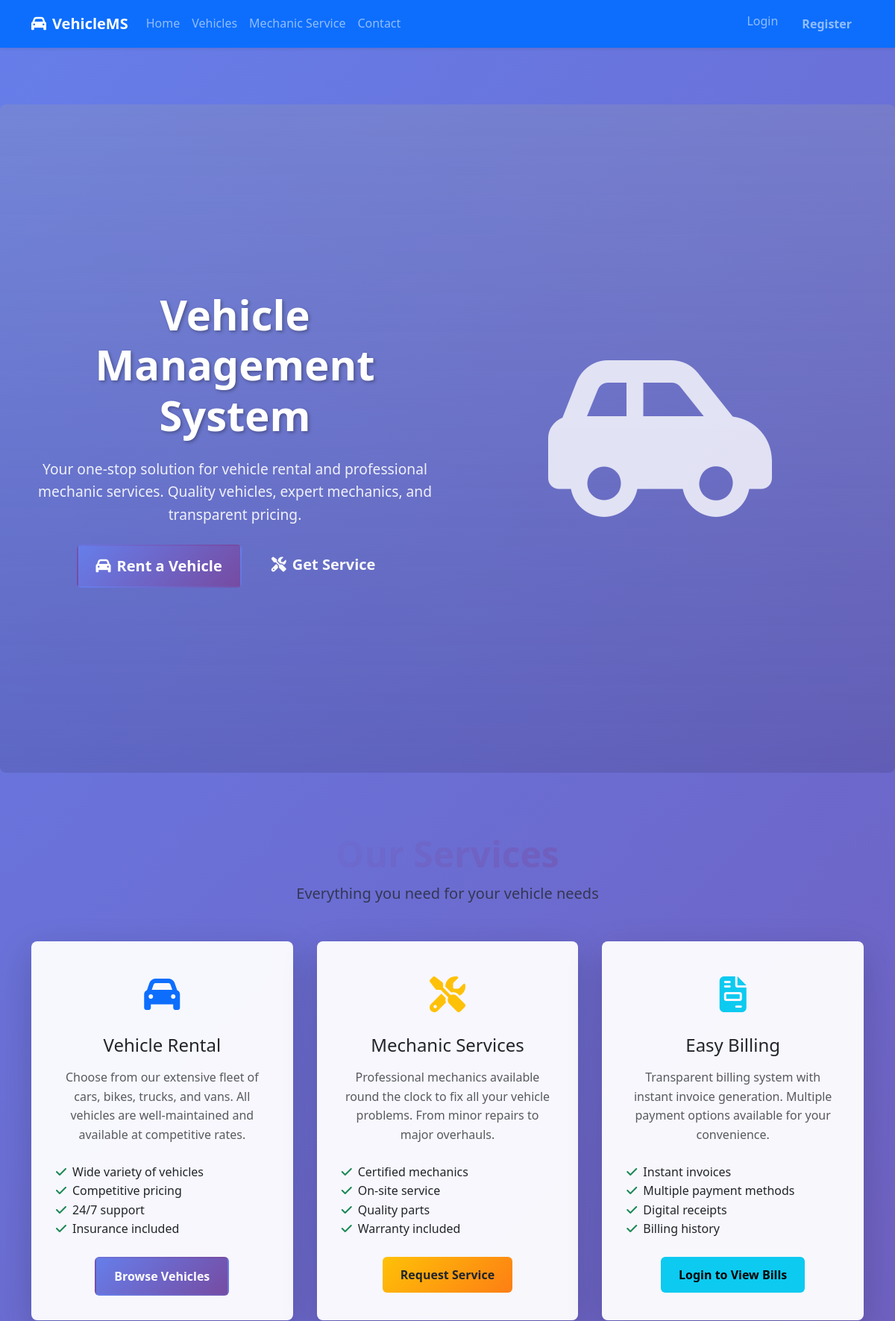
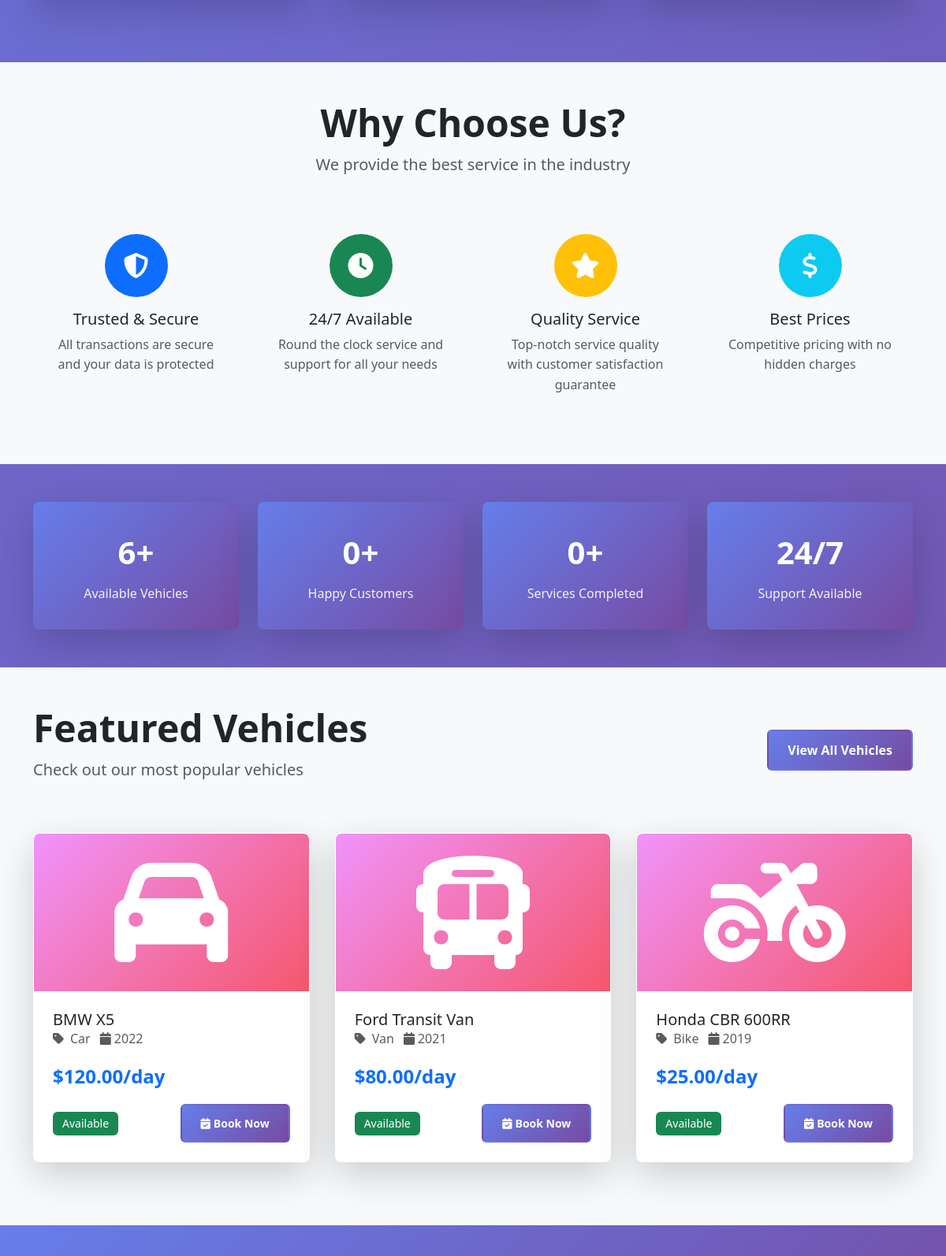
The page / (upper part) on the database its author committed (2 pictures, top to bottom).
### tables this page shows
CREATE TABLE vehicles (
    id INT AUTO_INCREMENT PRIMARY KEY,
    vehicle_name VARCHAR(100) NOT NULL,
    vehicle_type ENUM('car', 'bike', 'truck', 'van', 'bus') NOT NULL,
    brand VARCHAR(50),
    model VARCHAR(50),
    year INT,
    license_plate VARCHAR(20) UNIQUE,
    rent_price DECIMAL(10,2) NOT NULL,
    status ENUM('available', 'rented', 'maintenance') DEFAULT 'available',
    image VARCHAR(255),
    description TEXT,
    created_at TIMESTAMP DEFAULT CURRENT_TIMESTAMP,
    updated_at TIMESTAMP DEFAULT CURRENT_TIMESTAMP ON UPDATE CURRENT_TIMESTAMP
);

### index.php (the view, shortened to what this page needs)
<?php
require_once 'includes/header.php';
?>
<div class="container-fluid p-0">
    <section class="hero bg-gradient text-white text-center py-5">
        <div class="container">
            <div class="row align-items-center min-vh-100">
                <div class="col-lg-6">
                    <h1 class="display-4 fw-bold mb-4 fade-in">
                        Vehicle Management System
                    </h1>
                    <p class="lead mb-4 fade-in">
                        Your one-stop solution for vehicle rental and professional mechanic services.
                        Quality vehicles, expert mechanics, and transparent pricing.
                    </p>
                    <div class="d-flex flex-column flex-md-row gap-3 justify-content-center fade-in">
                        <a href="vehicles.php" class="btn btn-primary btn-lg px-4">
                            <i class="fas fa-car me-2"></i>Rent a Vehicle
                        </a>
                        <a href="mechanic_service.php" class="btn btn-outline-light btn-lg px-4">
                            <i class="fas fa-tools me-2"></i>Get Service
                        </a>
                    </div>
                </div>
                <div class="col-lg-6">
                    <div class="hero-image fade-in">
                        <i class="fas fa-car-side" style="font-size: 15rem; opacity: 0.8;"></i>
                    </div>
                </div>
            </div>
        </div>
    </section>
</div>
<section class="py-5">
    <div class="container">
        <div class="text-center mb-5">
            <h2 class="display-5 fw-bold text-gradient">Our Services</h2>
            <p class="lead text-muted">Everything you need for your vehicle needs</p>
        </div>
        <div class="service-grid">
            <div class="service-card">
                <div class="service-icon">
                    <i class="fas fa-car text-primary"></i>
                </div>
                <h3 class="h4 mb-3">Vehicle Rental</h3>
                <p class="text-muted mb-4">
                    Choose from our extensive fleet of cars, bikes, trucks, and vans.
                    All vehicles are well-maintained and available at competitive rates.
                </p>
                <ul class="list-unstyled text-start mb-4">
                    <li><i class="fas fa-check text-success me-2"></i>Wide variety of vehicles</li>
                    <li><i class="fas fa-check text-success me-2"></i>Competitive pricing</li>
                    <li><i class="fas fa-check text-success me-2"></i>24/7 support</li>
                    <li><i class="fas fa-check text-success me-2"></i>Insurance included</li>
                </ul>
                <a href="vehicles.php" class="btn btn-primary">Browse Vehicles</a>
            </div>
            <div class="service-card">
                <div class="service-icon">
                    <i class="fas fa-tools text-warning"></i>
                </div>
                <h3 class="h4 mb-3">Mechanic Services</h3>
                <p class="text-muted mb-4">
                    Professional mechanics available round the clock to fix all your vehicle problems.
                    From minor repairs to major overhauls.
                </p>
                <ul class="list-unstyled text-start mb-4">
                    <li><i class="fas fa-check text-success me-2"></i>Certified mechanics</li>
                    <li><i class="fas fa-check text-success me-2"></i>On-site service</li>
                    <li><i class="fas fa-check text-success me-2"></i>Quality parts</li>
                    <li><i class="fas fa-check text-success me-2"></i>Warranty included</li>
                </ul>
                <a href="mechanic_service.php" class="btn btn-warning">Request Service</a>
            </div>
            <div class="service-card">
                <div class="service-icon">
                    <i class="fas fa-file-invoice text-info"></i>
                </div>
                <h3 class="h4 mb-3">Easy Billing</h3>
                <p class="text-muted mb-4">
                    Transparent billing system with instant invoice generation.
                    Multiple payment options available for your convenience.
                </p>
                <ul class="list-unstyled text-start mb-4">
                    <li><i class="fas fa-check text-success me-2"></i>Instant invoices</li>
                    <li><i class="fas fa-check text-success me-2"></i>Multiple payment methods</li>
                    <li><i class="fas fa-check text-success me-2"></i>Digital receipts</li>
                    <li><i class="fas fa-check text-success me-2"></i>Billing history</li>
                </ul>
                <?php if (isLoggedIn()): ?>
                    <a href="<?php echo ($_SESSION['role'] === 'admin') ? 'admin/' : 'user/'; ?>dashboard.php" class="btn btn-info">View Bills</a>
                <?php else: ?>
                    <a href="login.php" class="btn btn-info">Login to View Bills</a>
                <?php endif; ?>
            </div>
        </div>
    </div>
</section>
<section class="py-5 bg-light">
    <div class="container">
        <div class="text-center mb-5">
            <h2 class="display-5 fw-bold">Why Choose Us?</h2>
            <p class="lead text-muted">We provide the best service in the industry</p>
        </div>
        <div class="row g-4">
            <div class="col-md-6 col-lg-3">
                <div class="text-center p-4">
                    <div class="bg-primary text-white rounded-circle d-inline-flex align-items-center justify-content-center mb-3" style="width: 80px; height: 80px;">
                        <i class="fas fa-shield-alt fa-2x"></i>
                    </div>
                    <h5>Trusted & Secure</h5>
                    <p class="text-muted">All transactions are secure and your data is protected</p>
                </div>
            </div>
            <div class="col-md-6 col-lg-3">
                <div class="text-center p-4">
                    <div class="bg-success text-white rounded-circle d-inline-flex align-items-center justify-content-center mb-3" style="width: 80px; height: 80px;">
                        <i class="fas fa-clock fa-2x"></i>
                    </div>
                    <h5>24/7 Available</h5>
                    <p class="text-muted">Round the clock service and support for all your needs</p>
                </div>
            </div>
            <div class="col-md-6 col-lg-3">
                <div class="text-center p-4">
                    <div class="bg-warning text-white rounded-circle d-inline-flex align-items-center justify-content-center mb-3" style="width: 80px; height: 80px;">
                        <i class="fas fa-star fa-2x"></i>
                    </div>
                    <h5>Quality Service</h5>
                    <p class="text-muted">Top-notch service quality with customer satisfaction guarantee</p>
                </div>
            </div>
            <div class="col-md-6 col-lg-3">
                <div class="text-center p-4">
                    <div class="bg-info text-white rounded-circle d-inline-flex align-items-center justify-content-center mb-3" style="width: 80px; height: 80px;">
                        <i class="fas fa-dollar-sign fa-2x"></i>
                    </div>
                    <h5>Best Prices</h5>
                    <p class="text-muted">Competitive pricing with no hidden charges</p>
                </div>
            </div>
        </div>
    </div>
</section>
<section class="py-5">
    <div class="container">
        <div class="row g-4">
            <div class="col-md-3 col-sm-6">
                <div class="stat-card text-center">
                    <div class="stat-number"><?php echo count(getAvailableVehicles()); ?>+</div>
                    <div class="stat-label">Available Vehicles</div>
                </div>
            </div>
            <div class="col-md-3 col-sm-6">
                <div class="stat-card text-center">
                    <div class="stat-number"><?php echo count(getAllBookings()); ?>+</div>
                    <div class="stat-label">Happy Customers</div>
                </div>
            </div>
            <div class="col-md-3 col-sm-6">
                <div class="stat-card text-center">
                    <div class="stat-number"><?php echo count(getAllServices()); ?>+</div>
                    <div class="stat-label">Services Completed</div>
                </div>
            </div>
            <div class="col-md-3 col-sm-6">
                <div class="stat-card text-center">
                    <div class="stat-number">24/7</div>
                    <div class="stat-label">Support Available</div>
                </div>
            </div>
        </div>
    </div>
</section>
<section class="py-5 bg-light">
    <div class="container">
        <div class="d-flex justify-content-between align-items-center mb-5">
            <div>
                <h2 class="display-5 fw-bold">Featured Vehicles</h2>
                <p class="lead text-muted">Check out our most popular vehicles</p>
            </div>
            <a href="vehicles.php" class="btn btn-primary">View All Vehicles</a>
        </div>
        <div class="vehicle-grid">
            <?php
            $featuredVehicles = array_slice(getAvailableVehicles(), 0, 3);
            foreach ($featuredVehicles as $vehicle):
            ?>
            <div class="vehicle-card">
                <div class="vehicle-image">
                    <?php if ($vehicle['image']): ?>
                        <img src="uploads/vehicles/<?php echo htmlspecialchars($vehicle['image']); ?>"
                             alt="<?php echo htmlspecialchars($vehicle['vehicle_name']); ?>"
                             class="w-100 h-100 object-fit-cover">
                    <?php else: ?>
                        <i class="fas fa-<?php
                            echo $vehicle['vehicle_type'] === 'car' ? 'car' :
                                ($vehicle['vehicle_type'] === 'bike' ? 'motorcycle' :
                                ($vehicle['vehicle_type'] === 'truck' ? 'truck' : 'bus'));
                        ?> fa-3x"></i>
                    <?php endif; ?>
                </div>
                <div class="vehicle-info">
                    <h5 class="card-title"><?php echo htmlspecialchars($vehicle['vehicle_name']); ?></h5>
                    <p class="text-muted">
                        <i class="fas fa-tag me-2"></i><?php echo ucfirst($vehicle['vehicle_type']); ?>
                        <?php if ($vehicle['year']): ?>
                            <span class="ms-2"><i class="fas fa-calendar me-1"></i><?php echo $vehicle['year']; ?></span>
                        <?php endif; ?>
                    </p>
                    <div class="price"><?php echo formatCurrency($vehicle['rent_price']); ?>/day</div>
                    <div class="d-flex justify-content-between align-items-center mt-3">
                        <?php echo getStatusBadge($vehicle['status']); ?>
                        <?php if ($vehicle['status'] === 'available'): ?>
                            <a href="vehicles.php?vehicle=<?php echo $vehicle['id']; ?>" class="btn btn-primary btn-sm">
                                <i class="fas fa-calendar-check me-1"></i>Book Now
                            </a>
                        <?php else: ?>
                            <button class="btn btn-secondary btn-sm" disabled>
                                <i class="fas fa-ban me-1"></i>Not Available
                            </button>
                        <?php endif; ?>
                    </div>
                </div>
            </div>
            <?php endforeach; ?>
        </div>
    </div>
</section>
<section class="py-5 text-white" style="background: var(--gradient-primary);">
</section>
<?php
require_once 'includes/footer.php';
?>

### includes/functions.php (shortened to what this page needs)
<?php
require_once __DIR__ . '/../config/database.php';
function isLoggedIn() {
    return isset($_SESSION['user_id']);
}
function getAvailableVehicles() {
    global $pdo;
    $stmt = $pdo->query("SELECT * FROM vehicles WHERE status = 'available' ORDER BY vehicle_name");
    return $stmt->fetchAll(PDO::FETCH_ASSOC);
}
function getAllBookings() {
    global $pdo;
    $stmt = $pdo->query("
        SELECT b.*, u.name as user_name, u.email, v.vehicle_name, v.vehicle_type
        FROM bookings b
        JOIN users u ON b.user_id = u.id
        JOIN vehicles v ON b.vehicle_id = v.id
        ORDER BY b.created_at DESC
    ");
    return $stmt->fetchAll(PDO::FETCH_ASSOC);
}
function getAllServices() {
    global $pdo;
    $stmt = $pdo->query("
        SELECT s.*, u.name as customer_name, u.email as customer_email, u.phone as customer_phone,
               m.user_id as mechanic_user_id, mu.name as mechanic_name
        FROM services s
        JOIN users u ON s.user_id = u.id
        LEFT JOIN mechanics m ON s.mechanic_id = m.id
        LEFT JOIN users mu ON m.user_id = mu.id
        ORDER BY s.created_at DESC
    ");
    return $stmt->fetchAll(PDO::FETCH_ASSOC);
}
function formatCurrency($amount) {
    return '$' . number_format($amount, 2);
}
function getStatusBadge($status) {
    $statusClasses = [
        'available' => 'success',
        'rented' => 'danger',
        'maintenance' => 'warning',
        'pending' => 'warning',
        'confirmed' => 'info',
        'active' => 'primary',
        'completed' => 'success',
        'cancelled' => 'secondary',
        'assigned' => 'info',
        'in_progress' => 'primary',
        'paid' => 'success',
        'overdue' => 'danger'
    ];
    $class = isset($statusClasses[$status]) ? $statusClasses[$status] : 'secondary';
    return "<span class=\"badge badge-{$class}\">" . ucfirst(str_replace('_', ' ', $status)) . "</span>";
}
?>

### rows shown on the page
vehicles: vehicle_name "BMW X5", vehicle_type "Car", year "2022", rent_price "$120.00", status "Available"
vehicles: vehicle_name "Ford Transit Van", vehicle_type "Van", year "2021", rent_price "$80.00", status "Available"
vehicles: vehicle_name "Honda CBR 600RR", vehicle_type "Bike", year "2019", rent_price "$25.00", status "Available"

### other values the page prints
count(getAvailableVehicles()) "6"
count(getAllBookings()) "0"
count(getAllServices()) "0"
